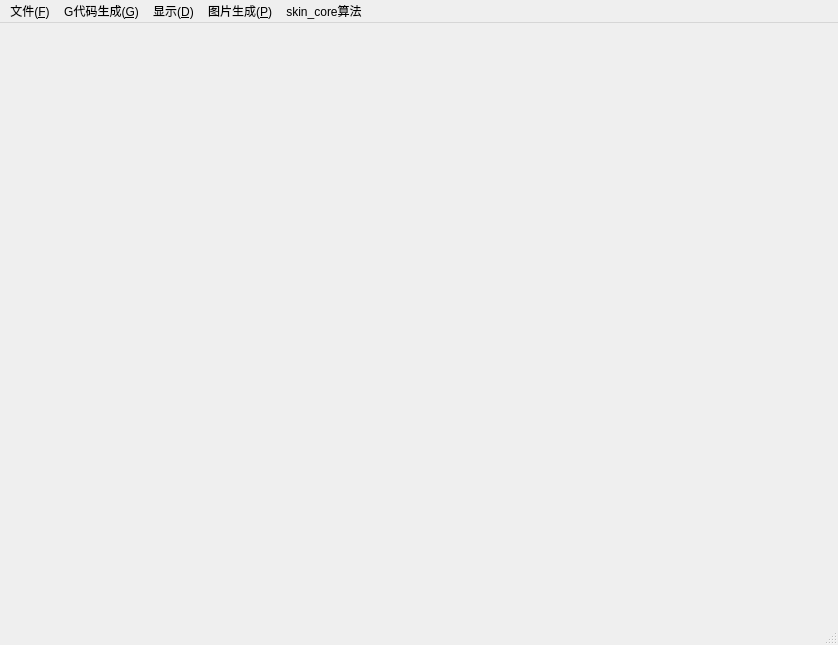
<?xml version="1.0" encoding="UTF-8"?>
<ui version="4.0">
 <class>MainWindow</class>
 <widget class="QMainWindow" name="MainWindow">
  <property name="windowModality">
   <enum>Qt::NonModal</enum>
  </property>
  <property name="geometry">
   <rect>
    <x>0</x>
    <y>0</y>
    <width>838</width>
    <height>645</height>
   </rect>
  </property>
  <property name="windowTitle">
   <string>读取slc文件并生成路径</string>
  </property>
  <property name="windowIcon">
   <iconset resource="images.qrc">
    <normaloff>:/images/xiaoDong.bmp</normaloff>:/images/xiaoDong.bmp</iconset>
  </property>
  <widget class="QWidget" name="centralwidget"/>
  <widget class="QMenuBar" name="menubar">
   <property name="geometry">
    <rect>
     <x>0</x>
     <y>0</y>
     <width>838</width>
     <height>23</height>
    </rect>
   </property>
   <widget class="QMenu" name="menu_F">
    <property name="title">
     <string>文件(&amp;F)</string>
    </property>
    <addaction name="action_O"/>
   </widget>
   <widget class="QMenu" name="menu_G">
    <property name="title">
     <string>G代码生成(&amp;G)</string>
    </property>
    <addaction name="action"/>
   </widget>
   <widget class="QMenu" name="menu_D">
    <property name="title">
     <string>显示(&amp;D)</string>
    </property>
    <addaction name="action_2"/>
   </widget>
   <widget class="QMenu" name="menu_P">
    <property name="title">
     <string>图片生成(&amp;P)</string>
    </property>
    <addaction name="action_B"/>
   </widget>
   <widget class="QMenu" name="menuSkin_core">
    <property name="title">
     <string>skin_core算法</string>
    </property>
    <addaction name="action_S"/>
   </widget>
   <addaction name="menu_F"/>
   <addaction name="menu_G"/>
   <addaction name="menu_D"/>
   <addaction name="menu_P"/>
   <addaction name="menuSkin_core"/>
  </widget>
  <widget class="QStatusBar" name="statusbar"/>
  <action name="action_O">
   <property name="text">
    <string>打开(&amp;O)</string>
   </property>
   <property name="shortcut">
    <string>Ctrl+O</string>
   </property>
  </action>
  <action name="action">
   <property name="text">
    <string>直线填充</string>
   </property>
   <property name="shortcut">
    <string>Ctrl+G</string>
   </property>
  </action>
  <action name="action_2">
   <property name="text">
    <string>设置显示层数</string>
   </property>
   <property name="shortcut">
    <string>Ctrl+D</string>
   </property>
  </action>
  <action name="action_B">
   <property name="text">
    <string>生成位图</string>
   </property>
   <property name="shortcut">
    <string>Ctrl+B</string>
   </property>
  </action>
  <action name="action_S">
   <property name="text">
    <string>直线填充</string>
   </property>
  </action>
 </widget>
 <resources>
  <include location="images.qrc"/>
 </resources>
 <connections/>
</ui>
